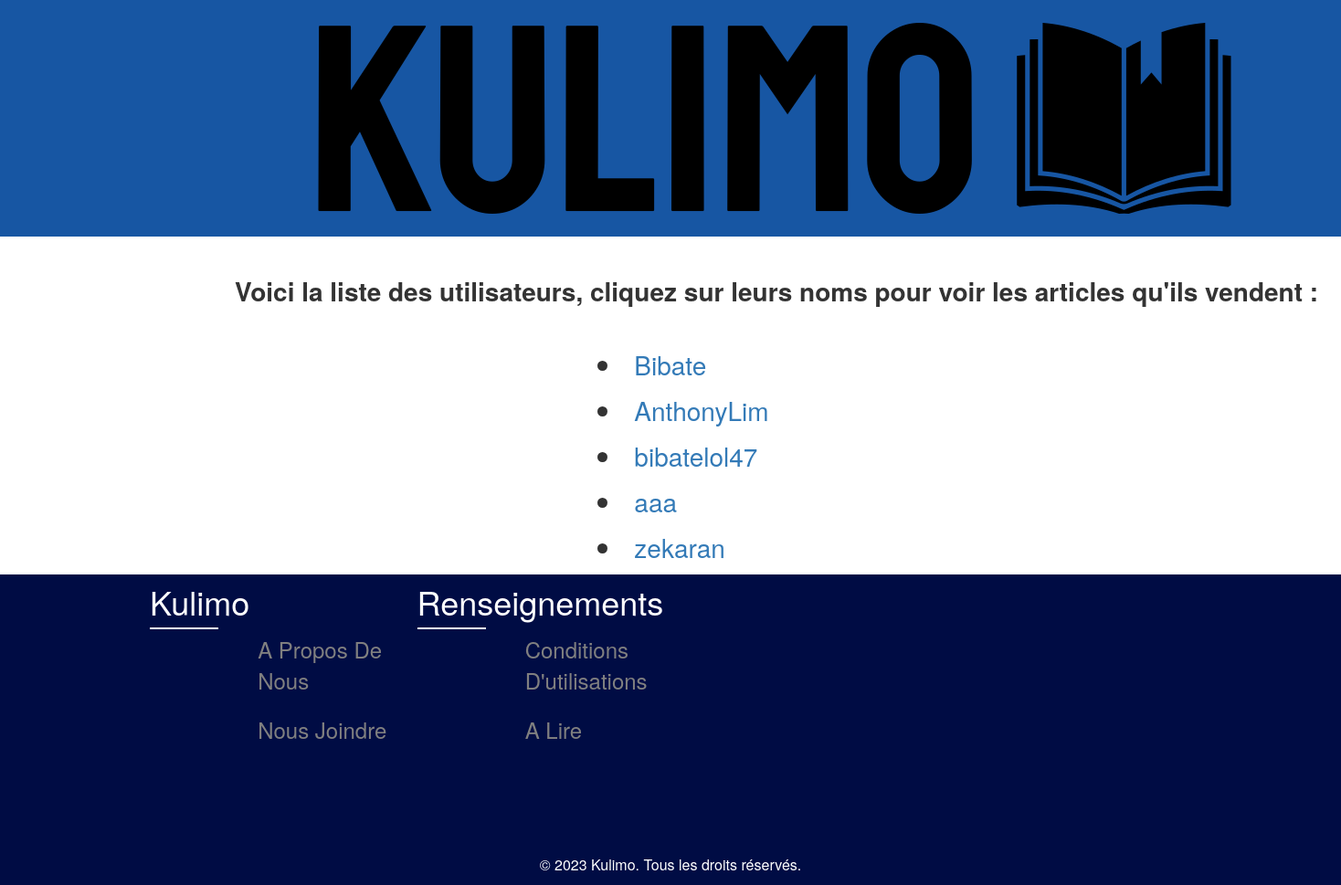
Before: /profile_list/ (signed in) with the older database file.
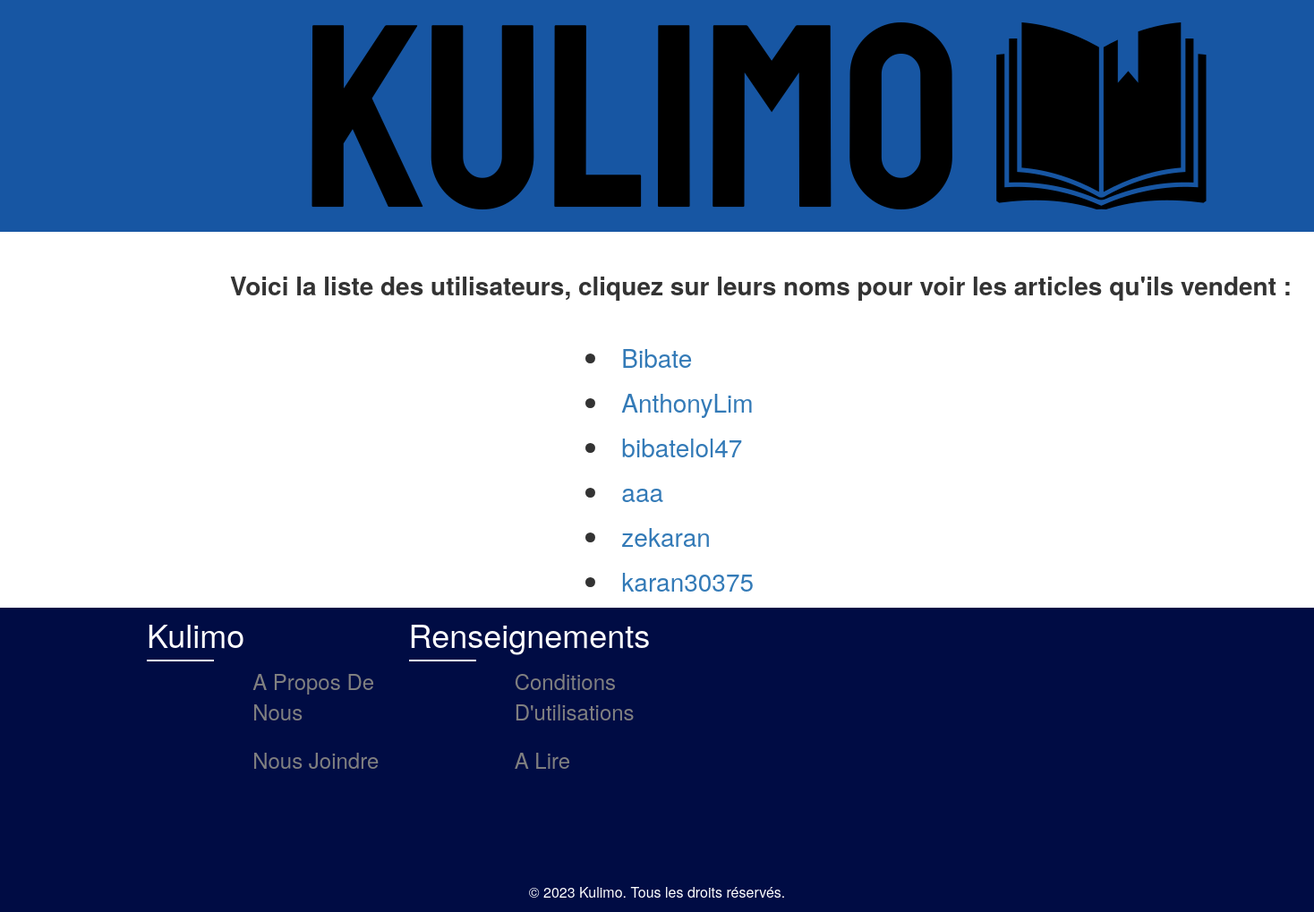
After: the same page with the newer database file.
### accueil/models.py (models this page shows)
class Profile(models.Model):
    user = models.OneToOneField(User, on_delete=models.CASCADE)

### accueil/views.py (the view)
# urls.py: path("profile_list/", views.profile_list, name="profile_list"),
def profile_list(request):
    profiles = Profile.objects.exclude(user=request.user)
    return render(request, "profile_list.html", {"profiles": profiles}) # On affiche la template HTML de la page

### accueil/templates/profile_list.html (shortened to what this page needs)
{% load static %}
<!DOCTYPE html>
<head>
    <link rel="stylesheet" href="https://maxcdn.bootstrapcdn.com/bootstrap/3.4.1/css/bootstrap.min.css">
    <link rel="stylesheet" href="{% static './css/style.css' %}">
  </head>
{% block content %}
<div style="background-color: #1756a3;">
    <img style = "margin: 25px; align-items: center; padding-left: 22%; padding-right: 12%;" src = "{% static './img/logo.png' %}" class = "img-fluid">
</div>
<strong style="font-size: 200%; padding-left: 17.5%;">Voici la liste des utilisateurs, cliquez sur leurs noms pour voir les articles qu'ils vendent :</strong>
<div class="row test">
<div class = "col-md-4"></div>
<div class="col-md-3">
{% for profile in profiles %}
    <li><a href="{% url 'accueil:profile' profile.id %}">{{ profile.user.username }}</a></li>
{% endfor %}
</div>
<div class =" col-md-5" ></div>
</div>
{% endblock content %}
{% include "master.html" %}

### accueil/templates/master.html (shortened to what this page needs)
{% load static %}
<!DOCTYPE html>
<html>
<head>
  <link rel="stylesheet" href="https://maxcdn.bootstrapcdn.com/bootstrap/3.4.1/css/bootstrap.min.css">
</head>
<body>
{% block content %}
{% include "footer.html" %}
{% endblock %}
</html>

### accueil/templates/footer.html
{% load static %}
<head>
    <link rel="stylesheet" href="{% static './css/style.css' %}">
</head>
<footer class="footer">
    <div class = "container">
      <div class = "row">
        <div class = "footer-col">
          <h4>Kulimo</h4>
         <u1>
          <li><a href="{% url 'accueil:aboutUs' %}">A propos de nous</a></li>
          <li><a href="{% url 'accueil:nousJoindre' %}">Nous joindre</a></li>
         </u1>
        </div>
        <div class = "footer-col">
           <h4>Renseignements</h4>
           <u1>
            <li><a href="{% url 'accueil:conditionsUtilisations' %}">Conditions d'utilisations</a></li>
            <li><a href="{% url 'accueil:a_lire' %}">A lire</a></li>
           </u1>
        </div>
      </div>
    </div>
   <p>&copy; 2023 Kulimo. Tous les droits réservés.</p>
  </footer>

### static/css/style.css (style rules this page uses)
* { margin:0 }
body { min-height: 100vh; display: grid; flex-direction: lfr column; }
.footer { background-color: #000c44; }
.container { max-width: 1170px; background-color: #000c44; margin:auto }
.row { display: flex; flex-wrap: wrap; }
u1 { list-style: none; }
.footer-col { width: 25%; padding: 0 15px; }
.footer-col h4 { font-size: 36px; color: white; margin-bottom: 15px; font-weight: 500; position: relative; margin-top: 10px; }
.footer-col h4:before { content: ''; position: absolute; left: 0; bottom: -10px; background-color: white; height: 2px; box-sizing: border-box; width: 75px; }
.footer-col u1 li { margin-top: 10px; margin-bottom: 10px; }
.footer-col u1 li:not(:last-child) { margin-bottom: 10px; }
.footer-col u1 li:first-child { margin-top: 10px; }
.footer-col u1 li a { font-size: 24px; text-transform : capitalize; color: black; text-decoration: none; font-weight: 300; color: grey; display: block; margin-top: 10px; }
.footer p { font-size: 16px; color: white; text-align: center; padding-top: 100px; }

### accueil/templates/profile_list.html (style rules this page uses)
li { font-size: 200%; text-align: left; padding-bottom: 10px; padding-left: 45%; }

Changed rows visible on the page:
added Profile: user.username "karan30375"
